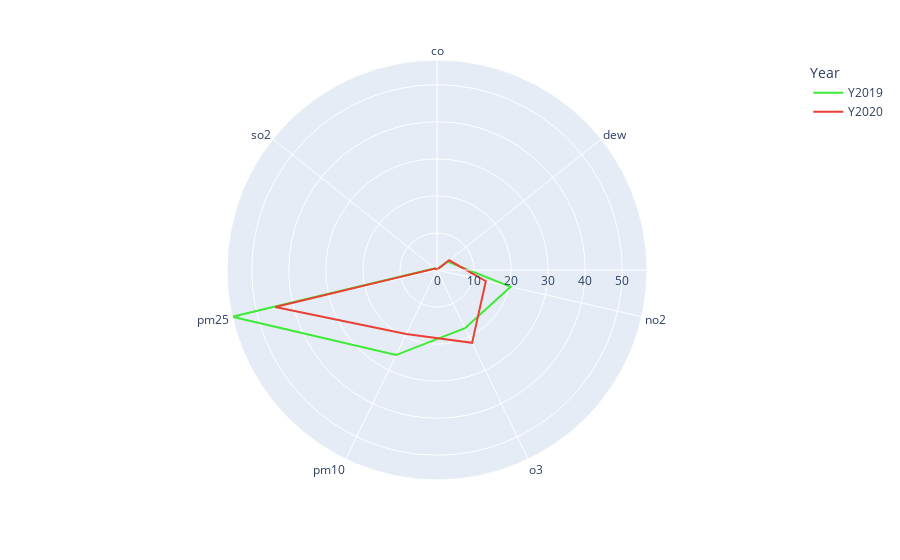

Notebook cell for this chart:
### Markdown cell above
# Identify interesting variables to compare
We will plot a Radar plot will all the variables for Paris for the years 2019 and 2020 (for the same period of time: January to May)

### Code cell
def radar_plot(data, city):
    data = data[(data["City"]==city)]
    fig = px.line_polar(data, r="median", theta="Specie", color="Year", line_close=True,
                        hover_name="City",
                       color_discrete_sequence=["#3deb34","#eb4034"])
    return fig

clean_data2019['DayMonth'] = clean_data2019["Date"].dt.month_name().str[:3] + ' ' + clean_data2019["Date"].dt.day.astype(str)
clean_data2020['DayMonth'] = clean_data2020["Date"].dt.month_name().str[:3] + ' ' + clean_data2020["Date"].dt.day.astype(str)
clean_data2019['DayOfYear'] = clean_data2019["Date"].dt.dayofyear
clean_data2020['DayOfYear'] = clean_data2020["Date"].dt.dayofyear
clean_data2019['WeekOfYear'] = clean_data2019["Date"].dt.weekofyear
clean_data2020['WeekOfYear'] = clean_data2020["Date"].dt.weekofyear

data2019_grouped = clean_data2019[["Date", "Specie", "City", "median"]].groupby(["Specie", "City"], as_index=False).mean()
data2020_grouped = clean_data2020[["Date", "Specie", "City", "median"]].groupby(["Specie", "City"], as_index=False).mean()
data2019_grouped['Year'] = 'Y2019'
data2020_grouped['Year'] = 'Y2020'

data_grouped_time = pd.concat([data2019_grouped, data2020_grouped])

fig = radar_plot(data_grouped_time, 'Paris')
fig.show()

### Figure 1 — Plotly figure (JSON) as saved in the notebook; plotly's stock layout.template omitted (floating-point values rounded to 4 significant figures)
{"data": [{"hovertemplate": "<b>%{hovertext}</b><br><br>Year=Y2019<br>median=%{r}<br>Specie=%{theta}<extra></extra>", "hovertext": ["Paris", "Paris", "Paris", "Paris", "Paris", "Paris", "Paris", "Paris"], "legendgroup": "Y2019", "line": {"color": "#3deb34", "dash": "solid"}, "mode": "lines", "name": "Y2019", "r": [0.1, 3.65, 20.38, 17.42, 25.49, 56.69, 0.6971, 0.1], "showlegend": true, "subplot": "polar", "theta": ["co", "dew", "no2", "o3", "pm10", "pm25", "so2", "co"], "type": "scatterpolar"}, {"hovertemplate": "<b>%{hovertext}</b><br><br>Year=Y2020<br>median=%{r}<br>Specie=%{theta}<extra></extra>", "hovertext": ["Paris", "Paris", "Paris", "Paris", "Paris", "Paris", "Paris", "Paris"], "legendgroup": "Y2020", "line": {"color": "#eb4034", "dash": "solid"}, "mode": "lines", "name": "Y2020", "r": [0.1, 4.203, 13.52, 21.83, 19.17, 44.81, 0.629, 0.1], "showlegend": true, "subplot": "polar", "theta": ["co", "dew", "no2", "o3", "pm10", "pm25", "so2", "co"], "type": "scatterpolar"}], "layout": {"legend": {"title": {"text": "Year"}, "tracegroupgap": 0}, "margin": {"t": 60}, "polar": {"angularaxis": {"direction": "clockwise", "rotation": 90}, "domain": {"x": [0, 1], "y": [0, 1]}}}}
